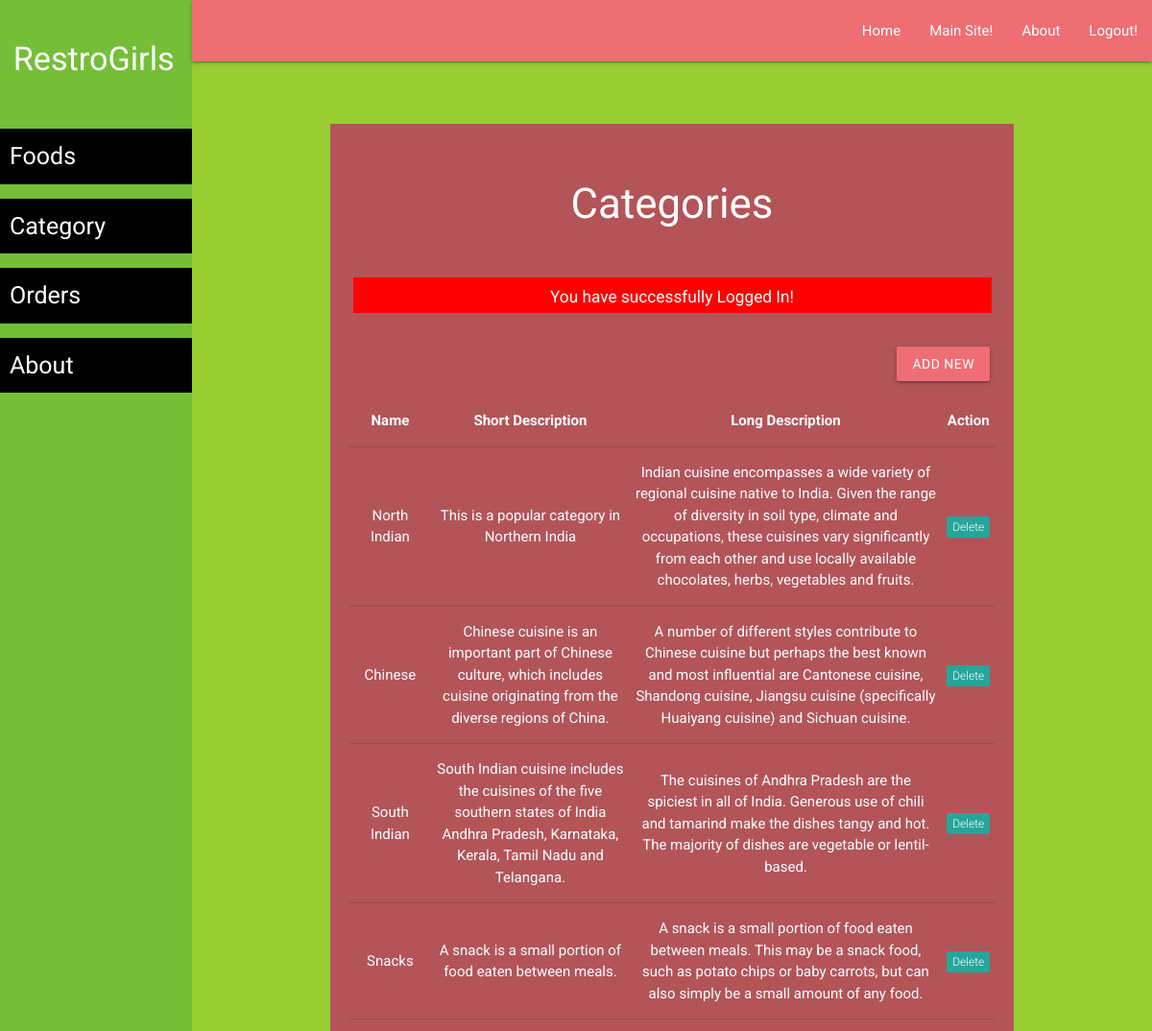
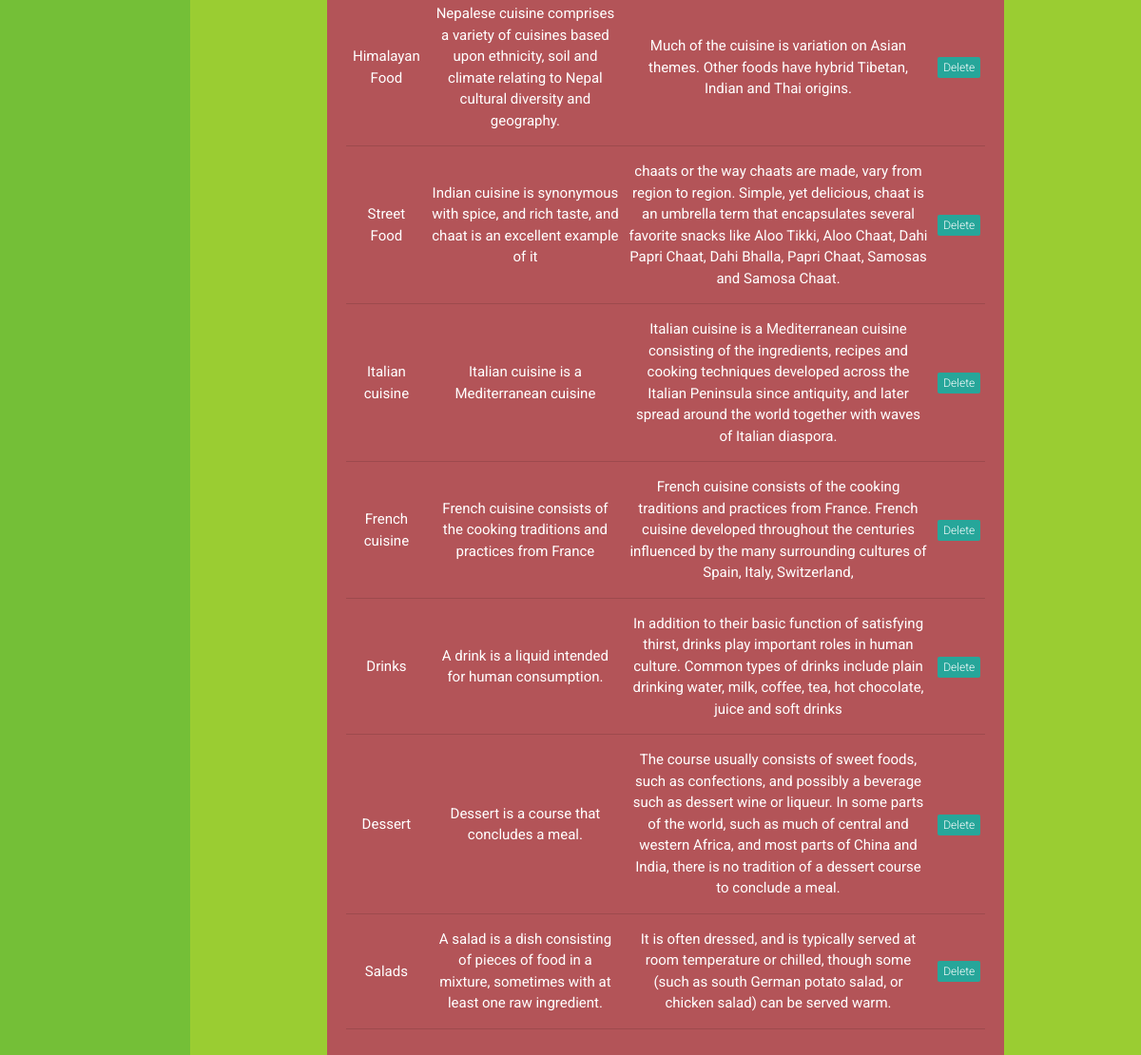
The app's page /admin/category-list.php (signed in) with its own data (2 pictures, top to bottom).
### tables this page shows
CREATE TABLE `categories` (
  `id` int(11) NOT NULL,
  `name` varchar(250) NOT NULL,
  `short_desc` varchar(250) NOT NULL,
  `long_desc` varchar(500) NOT NULL
);

### admin/category-list.php (the view, shortened to what this page needs)
<?php require('layout/header.php'); ?>
<?php require('layout/left-sidebar-long.php'); ?>
<?php require('layout/topnav.php'); ?>
<?php require('layout/left-sidebar-short.php'); ?>
<?php
require('../backends/connection-pdo.php');
$sql = 'SELECT * FROM categories';
$query  = $pdoconn->prepare($sql);
$query->execute();
$arr_all = $query->fetchAll(PDO::FETCH_ASSOC);
?>
<div class="section white-text" style="background: #B35458;">
	<div class="section">
		<h3>Categories</h3>
	</div>
  <?php
    if (isset($_SESSION['msg'])) {
        echo '<div class="section center" style="margin: 5px 35px;"><div class="row" style="background: red; color: white;">
        <div class="col s12">
            <h6>'.$_SESSION['msg'].'</h6>
            </div>
        </div></div>';
    }
    ?>
	<div class="section right" style="padding: 15px 25px;">
		<a href="category-add.php" class="waves-effect waves-light btn">Add New</a>
	</div>
	<div class="section center" style="padding: 20px;">
		<table class="centered responsive-table">
        <thead>
          <tr>
              <th>Name</th>
              <th>Short Description</th>
              <th>Long Description</th>
              <th>Action</th>
          </tr>
        </thead>
        <tbody>
          <?php
            foreach ($arr_all as $key) {
          ?>
          <tr>
            <td><?php echo $key['name']; ?></td>
            <td><?php echo $key['short_desc']; ?></td>
            <td><?php echo $key['long_desc']; ?></td>
            <td><a href="../backends/admin/cat-delete.php?id=<?php echo $key['id']; ?>"><span class="new badge" data-badge-caption="">Delete</span></a></td>
          </tr>
          <?php } ?>
        </tbody>
      </table>
	</div>
</div>
<?php require('layout/footer.php'); ?>

### css/form-style.css (style rules this page uses)
body { background: yellowgreen; font-family: "Roboto", sans-serif; -webkit-font-smoothing: antialiased; -moz-osx-font-smoothing: grayscale; }
.btn, .btn:active, .btn:hover { background: #ee6e73 !important; width: 100%; }
.row { margin-bottom: 0 !important; }
.col { padding: 0 !important; }

### records on screen
categories: name "North Indian", short_desc "This is a popular category in Northern India", long_desc "Indian cuisine encompasses a wide variety of regional cuisine native to India. Given the range of diversity in soil type, climate and occupations, these cuisines vary significantly from each other and use locally available chocolates, herbs, vegetables and fruits."
categories: name "Chinese", short_desc "Chinese cuisine is an important part of Chinese culture, which includes cuisine originating from the diverse regions of China.", long_desc "A number of different styles contribute to Chinese cuisine but perhaps the best known and most influential are Cantonese cuisine, Shandong cuisine, Jiangsu cuisine (specifically Huaiyang cuisine) and Sichuan cuisine."
categories: name "South Indian", short_desc "South Indian cuisine includes the cuisines of the five southern states of India Andhra Pradesh, Karnataka, Kerala, Tamil Nadu and Telangana.", long_desc "The cuisines of Andhra Pradesh are the spiciest in all of India. Generous use of chili and tamarind make the dishes tangy and hot. The majority of dishes are vegetable or lentil-based."
categories: name "Snacks", short_desc "A snack is a small portion of food eaten between meals.", long_desc "A snack is a small portion of food eaten between meals. This may be a snack food, such as potato chips or baby carrots, but can also simply be a small amount of any food."
categories: name "Himalayan Food", short_desc "Nepalese cuisine comprises a variety of cuisines based upon ethnicity, soil and climate relating to Nepal cultural diversity and geography.", long_desc "Much of the cuisine is variation on Asian themes. Other foods have hybrid Tibetan, Indian and Thai origins."
categories: name "Street Food", short_desc "Indian cuisine is synonymous with spice, and rich taste, and chaat is an excellent example of it", long_desc "chaats or the way chaats are made, vary from region to region. Simple, yet delicious, chaat is an umbrella term that encapsulates several favorite snacks like Aloo Tikki, Aloo Chaat, Dahi Papri Chaat, Dahi Bhalla, Papri Chaat, Samosas and Samosa Chaat."
categories: name "Italian cuisine", short_desc "Italian cuisine is a Mediterranean cuisine", long_desc "Italian cuisine is a Mediterranean cuisine consisting of the ingredients, recipes and cooking techniques developed across the Italian Peninsula since antiquity, and later spread around the world together with waves of Italian diaspora."
categories: name "French cuisine", short_desc "French cuisine consists of the cooking traditions and practices from France", long_desc "French cuisine consists of the cooking traditions and practices from France. French cuisine developed throughout the centuries influenced by the many surrounding cultures of Spain, Italy, Switzerland,"
categories: name "Drinks", short_desc "A drink is a liquid intended for human consumption.", long_desc "In addition to their basic function of satisfying thirst, drinks play important roles in human culture. Common types of drinks include plain drinking water, milk, coffee, tea, hot chocolate, juice and soft drinks"
categories: name "Dessert", short_desc "Dessert is a course that concludes a meal.", long_desc "The course usually consists of sweet foods, such as confections, and possibly a beverage such as dessert wine or liqueur. In some parts of the world, such as much of central and western Africa, and most parts of China and India, there is no tradition of a dessert course to conclude a meal."
categories: name "Salads", short_desc "A salad is a dish consisting of pieces of food in a mixture, sometimes with at least one raw ingredient.", long_desc "It is often dressed, and is typically served at room temperature or chilled, though some (such as south German potato salad, or chicken salad) can be served warm."

### other values on screen
$_SESSION['msg'] "You have successfully Logged In!"
